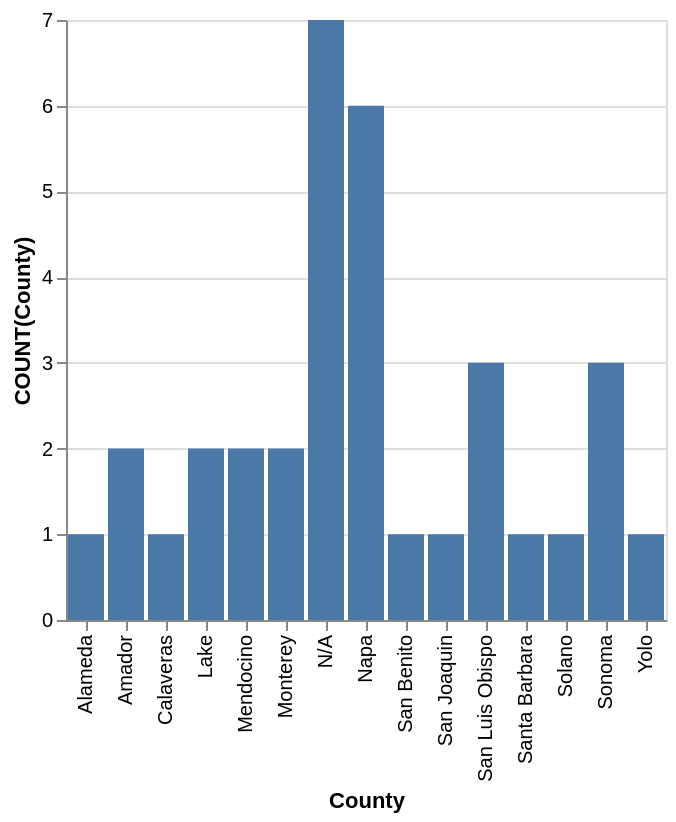

Vega-Lite specification stored for this chart:
### Vega-Lite specification from a JSON file in a GitHub repository (floating-point values rounded to 4 significant figures)
{"data": {"values": [{"x_data": "Alameda", "y_data": 1}, {"x_data": "Amador", "y_data": 2}, {"x_data": "Calaveras", "y_data": 1}, {"x_data": "Lake", "y_data": 2}, {"x_data": "Mendocino", "y_data": 2}, {"x_data": "Monterey", "y_data": 2}, {"x_data": "N/A", "y_data": 7}, {"x_data": "Napa", "y_data": 6}, {"x_data": "San Benito", "y_data": 1}, {"x_data": "San Joaquin", "y_data": 1}, {"x_data": "San Luis Obispo", "y_data": 3}, {"x_data": "Santa Barbara", "y_data": 1}, {"x_data": "Solano", "y_data": 1}, {"x_data": "Sonoma", "y_data": 3}, {"x_data": "Yolo", "y_data": 1}]}, "mark": "bar", "encoding": {"x": {"field": "x_data", "type": "nominal", "title": "County", "sort": "ascending"}, "y": {"field": "y_data", "type": "quantitative", "title": "COUNT(County)"}}}
